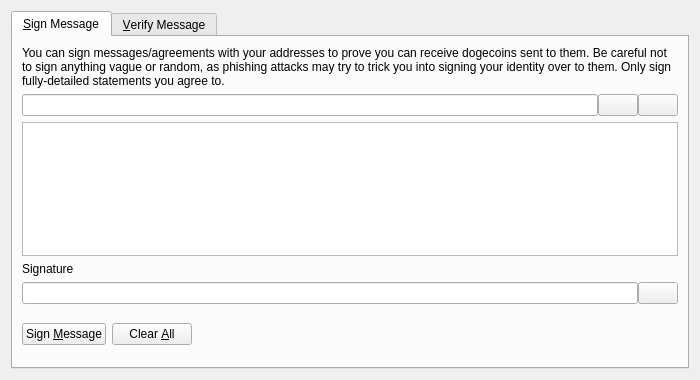
<?xml version="1.0" encoding="UTF-8"?>
<ui version="4.0">
 <class>SignVerifyMessageDialog</class>
 <widget class="QDialog" name="SignVerifyMessageDialog">
  <property name="geometry">
   <rect>
    <x>0</x>
    <y>0</y>
    <width>700</width>
    <height>380</height>
   </rect>
  </property>
  <property name="windowTitle">
   <string>Signatures - Sign / Verify a Message</string>
  </property>
  <property name="modal">
   <bool>true</bool>
  </property>
  <layout class="QVBoxLayout" name="verticalLayout">
   <item>
    <widget class="QTabWidget" name="tabWidget">
     <property name="currentIndex">
      <number>0</number>
     </property>
     <widget class="QWidget" name="tabSignMessage">
      <attribute name="title">
       <string>&amp;Sign Message</string>
      </attribute>
      <layout class="QVBoxLayout" name="verticalLayout_SM">
       <item>
        <widget class="QLabel" name="infoLabel_SM">
         <property name="text">
          <string>You can sign messages/agreements with your addresses to prove you can receive dogecoins sent to them. Be careful not to sign anything vague or random, as phishing attacks may try to trick you into signing your identity over to them. Only sign fully-detailed statements you agree to.</string>
         </property>
         <property name="textFormat">
          <enum>Qt::PlainText</enum>
         </property>
         <property name="wordWrap">
          <bool>true</bool>
         </property>
        </widget>
       </item>
       <item>
        <layout class="QHBoxLayout" name="horizontalLayout_1_SM">
         <property name="spacing">
          <number>0</number>
         </property>
         <item>
          <widget class="QValidatedLineEdit" name="addressIn_SM">
           <property name="toolTip">
            <string>The NewYorkCoin address to sign the message with</string>
           </property>
          </widget>
         </item>
         <item>
          <widget class="QPushButton" name="addressBookButton_SM">
           <property name="toolTip">
            <string>Choose previously used address</string>
           </property>
           <property name="text">
            <string/>
           </property>
           <property name="icon">
            <iconset resource="../bitcoin.qrc">
             <normaloff>:/icons/address-book</normaloff>:/icons/address-book</iconset>
           </property>
           <property name="shortcut">
            <string>Alt+A</string>
           </property>
           <property name="autoDefault">
            <bool>false</bool>
           </property>
          </widget>
         </item>
         <item>
          <widget class="QPushButton" name="pasteButton_SM">
           <property name="toolTip">
            <string>Paste address from clipboard</string>
           </property>
           <property name="text">
            <string/>
           </property>
           <property name="icon">
            <iconset resource="../bitcoin.qrc">
             <normaloff>:/icons/editpaste</normaloff>:/icons/editpaste</iconset>
           </property>
           <property name="shortcut">
            <string>Alt+P</string>
           </property>
           <property name="autoDefault">
            <bool>false</bool>
           </property>
          </widget>
         </item>
        </layout>
       </item>
       <item>
        <widget class="QPlainTextEdit" name="messageIn_SM">
         <property name="toolTip">
          <string>Enter the message you want to sign here</string>
         </property>
        </widget>
       </item>
       <item>
        <widget class="QLabel" name="signatureLabel_SM">
         <property name="text">
          <string>Signature</string>
         </property>
         <property name="textFormat">
          <enum>Qt::PlainText</enum>
         </property>
        </widget>
       </item>
       <item>
        <layout class="QHBoxLayout" name="horizontalLayout_2_SM">
         <property name="spacing">
          <number>0</number>
         </property>
         <item>
          <widget class="QLineEdit" name="signatureOut_SM">
           <property name="font">
            <font>
             <italic>true</italic>
            </font>
           </property>
           <property name="readOnly">
            <bool>true</bool>
           </property>
          </widget>
         </item>
         <item>
          <widget class="QPushButton" name="copySignatureButton_SM">
           <property name="toolTip">
            <string>Copy the current signature to the system clipboard</string>
           </property>
           <property name="text">
            <string/>
           </property>
           <property name="icon">
            <iconset resource="../bitcoin.qrc">
             <normaloff>:/icons/editcopy</normaloff>:/icons/editcopy</iconset>
           </property>
           <property name="autoDefault">
            <bool>false</bool>
           </property>
          </widget>
         </item>
        </layout>
       </item>
       <item>
        <layout class="QHBoxLayout" name="horizontalLayout_3_SM">
         <item>
          <widget class="QPushButton" name="signMessageButton_SM">
           <property name="toolTip">
            <string>Sign the message to prove you own this NewYorkCoin address</string>
           </property>
           <property name="text">
            <string>Sign &amp;Message</string>
           </property>
           <property name="icon">
            <iconset resource="../bitcoin.qrc">
             <normaloff>:/icons/edit</normaloff>:/icons/edit</iconset>
           </property>
           <property name="autoDefault">
            <bool>false</bool>
           </property>
          </widget>
         </item>
         <item>
          <widget class="QPushButton" name="clearButton_SM">
           <property name="toolTip">
            <string>Reset all sign message fields</string>
           </property>
           <property name="text">
            <string>Clear &amp;All</string>
           </property>
           <property name="icon">
            <iconset resource="../bitcoin.qrc">
             <normaloff>:/icons/remove</normaloff>:/icons/remove</iconset>
           </property>
           <property name="autoDefault">
            <bool>false</bool>
           </property>
          </widget>
         </item>
         <item>
          <spacer name="horizontalSpacer_1_SM">
           <property name="orientation">
            <enum>Qt::Horizontal</enum>
           </property>
           <property name="sizeHint" stdset="0">
            <size>
             <width>40</width>
             <height>48</height>
            </size>
           </property>
          </spacer>
         </item>
         <item>
          <widget class="QLabel" name="statusLabel_SM">
           <property name="font">
            <font>
             <weight>75</weight>
             <bold>true</bold>
            </font>
           </property>
           <property name="text">
            <string/>
           </property>
           <property name="wordWrap">
            <bool>true</bool>
           </property>
          </widget>
         </item>
         <item>
          <spacer name="horizontalSpacer_2_SM">
           <property name="orientation">
            <enum>Qt::Horizontal</enum>
           </property>
           <property name="sizeHint" stdset="0">
            <size>
             <width>40</width>
             <height>48</height>
            </size>
           </property>
          </spacer>
         </item>
        </layout>
       </item>
      </layout>
     </widget>
     <widget class="QWidget" name="tabVerifyMessage">
      <attribute name="title">
       <string>&amp;Verify Message</string>
      </attribute>
      <layout class="QVBoxLayout" name="verticalLayout_VM">
       <item>
        <widget class="QLabel" name="infoLabel_VM">
         <property name="text">
          <string>Enter the receiver's address, message (ensure you copy line breaks, spaces, tabs, etc. exactly) and signature below to verify the message. Be careful not to read more into the signature than what is in the signed message itself, to avoid being tricked by a man-in-the-middle attack. Note that this only proves the signing party receives with the address, it cannot prove sendership of any transaction!</string>
         </property>
         <property name="textFormat">
          <enum>Qt::PlainText</enum>
         </property>
         <property name="alignment">
          <set>Qt::AlignLeading|Qt::AlignLeft|Qt::AlignTop</set>
         </property>
         <property name="wordWrap">
          <bool>true</bool>
         </property>
        </widget>
       </item>
       <item>
        <layout class="QHBoxLayout" name="horizontalLayout_1_VM">
         <property name="spacing">
          <number>0</number>
         </property>
         <item>
          <widget class="QValidatedLineEdit" name="addressIn_VM">
           <property name="toolTip">
            <string>The NewYorkCoin address the message was signed with</string>
           </property>
          </widget>
         </item>
         <item>
          <widget class="QPushButton" name="addressBookButton_VM">
           <property name="toolTip">
            <string>Choose previously used address</string>
           </property>
           <property name="text">
            <string/>
           </property>
           <property name="icon">
            <iconset resource="../bitcoin.qrc">
             <normaloff>:/icons/address-book</normaloff>:/icons/address-book</iconset>
           </property>
           <property name="shortcut">
            <string>Alt+A</string>
           </property>
           <property name="autoDefault">
            <bool>false</bool>
           </property>
          </widget>
         </item>
        </layout>
       </item>
       <item>
        <widget class="QPlainTextEdit" name="messageIn_VM"/>
       </item>
       <item>
        <widget class="QValidatedLineEdit" name="signatureIn_VM"/>
       </item>
       <item>
        <layout class="QHBoxLayout" name="horizontalLayout_2_VM">
         <item>
          <widget class="QPushButton" name="verifyMessageButton_VM">
           <property name="toolTip">
            <string>Verify the message to ensure it was signed with the specified NewYorkCoin address</string>
           </property>
           <property name="text">
            <string>Verify &amp;Message</string>
           </property>
           <property name="icon">
            <iconset resource="../bitcoin.qrc">
             <normaloff>:/icons/transaction_0</normaloff>:/icons/transaction_0</iconset>
           </property>
           <property name="autoDefault">
            <bool>false</bool>
           </property>
          </widget>
         </item>
         <item>
          <widget class="QPushButton" name="clearButton_VM">
           <property name="toolTip">
            <string>Reset all verify message fields</string>
           </property>
           <property name="text">
            <string>Clear &amp;All</string>
           </property>
           <property name="icon">
            <iconset resource="../bitcoin.qrc">
             <normaloff>:/icons/remove</normaloff>:/icons/remove</iconset>
           </property>
           <property name="autoDefault">
            <bool>false</bool>
           </property>
          </widget>
         </item>
         <item>
          <spacer name="horizontalSpacer_1_VM">
           <property name="orientation">
            <enum>Qt::Horizontal</enum>
           </property>
           <property name="sizeHint" stdset="0">
            <size>
             <width>40</width>
             <height>48</height>
            </size>
           </property>
          </spacer>
         </item>
         <item>
          <widget class="QLabel" name="statusLabel_VM">
           <property name="font">
            <font>
             <weight>75</weight>
             <bold>true</bold>
            </font>
           </property>
           <property name="text">
            <string/>
           </property>
           <property name="wordWrap">
            <bool>true</bool>
           </property>
          </widget>
         </item>
         <item>
          <spacer name="horizontalSpacer_2_VM">
           <property name="orientation">
            <enum>Qt::Horizontal</enum>
           </property>
           <property name="sizeHint" stdset="0">
            <size>
             <width>40</width>
             <height>48</height>
            </size>
           </property>
          </spacer>
         </item>
        </layout>
       </item>
      </layout>
     </widget>
    </widget>
   </item>
  </layout>
 </widget>
 <customwidgets>
  <customwidget>
   <class>QValidatedLineEdit</class>
   <extends>QLineEdit</extends>
   <header>qvalidatedlineedit.h</header>
  </customwidget>
 </customwidgets>
 <resources>
  <include location="../bitcoin.qrc"/>
 </resources>
 <connections/>
</ui>
